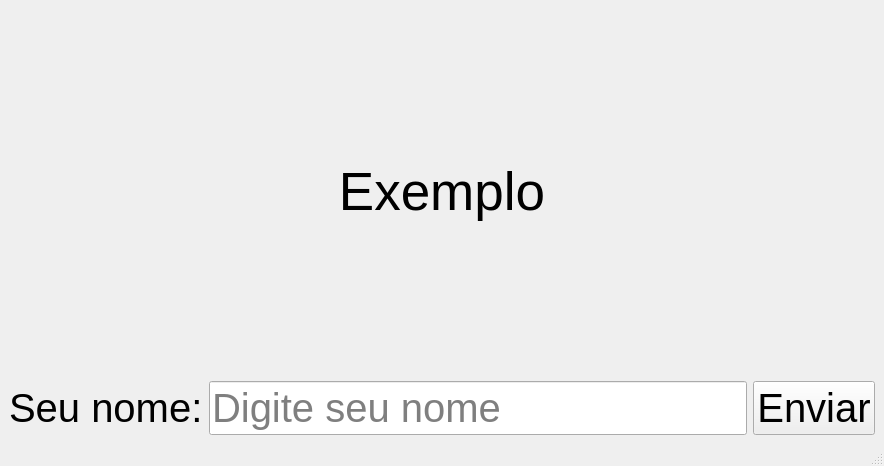
<?xml version="1.0" encoding="UTF-8"?>
<ui version="4.0">
 <class>MainWindow</class>
 <widget class="QMainWindow" name="MainWindow">
  <property name="geometry">
   <rect>
    <x>0</x>
    <y>0</y>
    <width>884</width>
    <height>466</height>
   </rect>
  </property>
  <property name="windowTitle">
   <string>MainWindow</string>
  </property>
  <widget class="QWidget" name="centralwidget">
   <layout class="QHBoxLayout" name="horizontalLayout">
    <item>
     <layout class="QGridLayout" name="gridLayout">
      <item row="0" column="0">
       <widget class="QLabel" name="label">
        <property name="font">
         <font>
          <pointsize>40</pointsize>
         </font>
        </property>
        <property name="text">
         <string>Exemplo</string>
        </property>
        <property name="alignment">
         <set>Qt::AlignmentFlag::AlignCenter</set>
        </property>
       </widget>
      </item>
      <item row="1" column="0">
       <layout class="QGridLayout" name="gridLayout_3">
        <item row="0" column="1">
         <widget class="QLineEdit" name="lineEditName">
          <property name="font">
           <font>
            <pointsize>30</pointsize>
           </font>
          </property>
          <property name="placeholderText">
           <string>Digite seu nome</string>
          </property>
         </widget>
        </item>
        <item row="0" column="0">
         <widget class="QLabel" name="labelName">
          <property name="font">
           <font>
            <pointsize>30</pointsize>
           </font>
          </property>
          <property name="text">
           <string>Seu nome:</string>
          </property>
         </widget>
        </item>
        <item row="0" column="2">
         <widget class="QPushButton" name="sendButton">
          <property name="font">
           <font>
            <pointsize>30</pointsize>
           </font>
          </property>
          <property name="text">
           <string>Enviar</string>
          </property>
         </widget>
        </item>
       </layout>
      </item>
     </layout>
    </item>
   </layout>
  </widget>
  <widget class="QMenuBar" name="menubar">
   <property name="geometry">
    <rect>
     <x>0</x>
     <y>0</y>
     <width>884</width>
     <height>33</height>
    </rect>
   </property>
  </widget>
  <widget class="QStatusBar" name="statusbar"/>
 </widget>
 <resources/>
 <connections/>
</ui>
